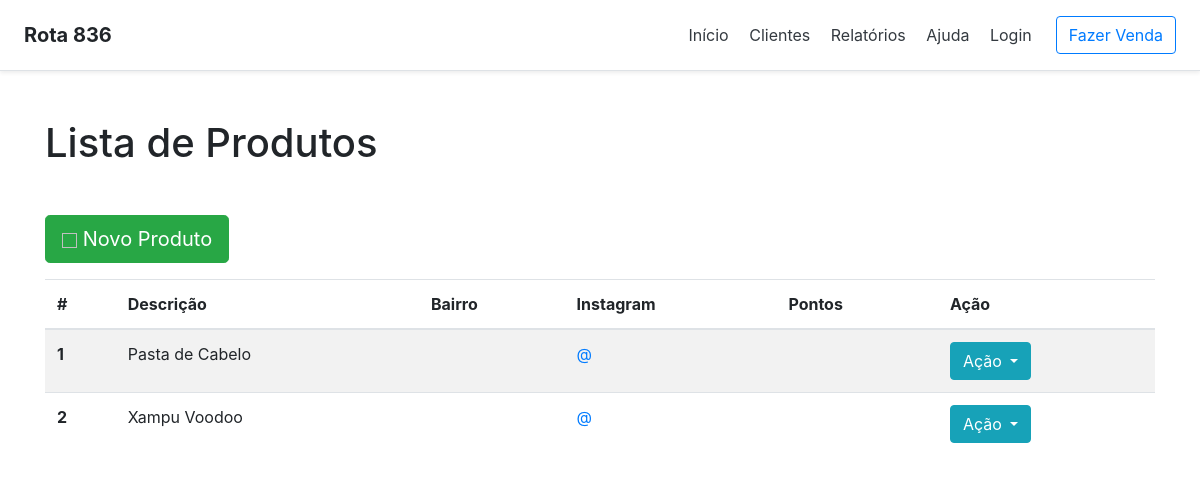
/salao/produto/listar/, run on the app's committed database.
### salao/models.py (models this page shows, shortened)
class Produto(models.Model):
    desc_produto = models.CharField(max_length=200, null=False)
    pontos_produto = models.IntegerField(null=False)
    valor_produto = models.FloatField(max_length=12, null=False)
    marca_produto = models.CharField(max_length=100, null=False)

### salao/views.py (the view)
# urls.py: path('produto/listar/', views.ListarProdutos.as_view(), name='listar_produtos'),
class ListarProdutos(ListView):
    template_name = 'salao/produto/listar.html'
    model = Produto
    context_object_name = 'produtos'
    paginate_by=10

### salao/templates/salao/produto/listar.html (shortened to what this page needs)
{% extends '../base.html' %}
{% load staticfiles %}
{% block h1_pagina %}
    Lista de Produtos
{% endblock h1_pagina %}
{% block content %}
    <a href="{% url 'salao:incluir_produto' %}"><button class="btn btn-success btn-lg mb-3"><img href="{% static 'img/produto.svg' %}" width="15px" height="15px"> Novo Produto</button></a>
        <table class="table table-striped">
            <thead>
                <tr>
                  <th scope="col">#</th>
                  <th scope="col">Descrição</th>
                  <th scope="col">Bairro</th>
                  <th scope="col">Instagram</th>
                  <th scope="col">Pontos</th>
                  <th scope="col">Ação</th>
                </tr>
            </thead>
            <tbody>
                {% for produto in object_list %}
                <tr id="{{ produto.id }}">
                  <th scope="row" id="id_produto">{{ produto.id }}</th>
                  <td name="desc_produto">{{ produto.desc_produto }}</td>
                  <td>{{ cliente.bairro_cliente }}</td>
                  <td><a target="_blank" rel="noopener noreferrer" href="https://www.instagram.com/{{ cliente.instagram_cliente }}/">@{{ cliente.instagram_cliente }}</a></td>
                  <td>{{ cliente.pontos_cliente }}</td>
                  <td><div class="btn-group">
                              <button type="button" class="btn btn-info dropdown-toggle" data-toggle="dropdown" aria-haspopup="true" aria-expanded="false">
                                Ação
                              </button>
                        </div>
                  </td>
                </tr>
                {% endfor %}
            </tbody>
            </table>
{% endblock content %}

### data on the page
Produto: id "1", desc_produto "Pasta de Cabelo"
Produto: id "2", desc_produto "Xampu Voodoo"
